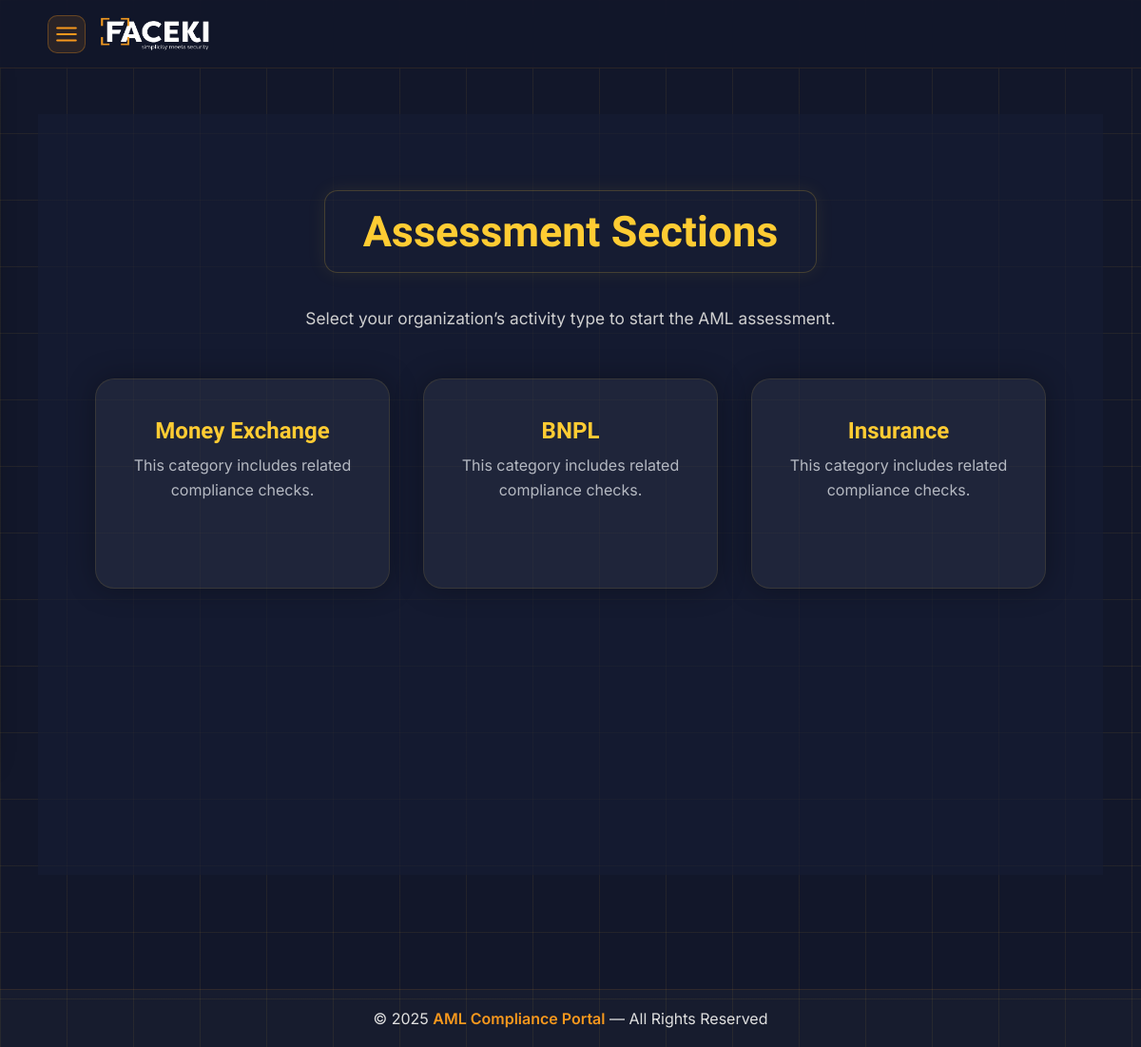
Page /assessment/sections/ (signed in) on the committed database.
### assessment/models.py (models this page shows, shortened)
class BusinessType(models.Model):
    name = models.CharField(max_length=100, unique=True)  # مثل: Money Exchange, Insurance, BNPL

### assessment/views.py (the view)
# urls.py: path('sections/', views.assessment_sections, name='assessment_sections'),
@login_required
def assessment_sections(request):
    business_types = BusinessType.objects.all()
    if request.method == "POST":
        return redirect('assessment_select_type')
    return render(request, 'assessment/assessment_sections.html', {'business_types': business_types})

### templates/assessment/assessment_sections.html (shortened to what this page needs)
{% extends 'base.html' %}
{% block content %}
<div class="assessment-container">
  <h1>Assessment Sections</h1>
  <p>Select your organization’s activity type to start the AML assessment.</p>
  <div class="sections-grid">
    {% for type in business_types %}
    <div class="section-card">
      <h2>{{ type.name }}</h2>
      <p>{{ type.description|default:"This category includes related compliance checks." }}</p>
    </div>
    {% endfor %}
  </div>
</div>
{% endblock %}

### templates/base.html (style rules this page uses)
* { box-sizing: border-box; margin: 0; padding: 0; }
body { font-family: "Inter", sans-serif; background: #12172a; color: #ffffff; min-height: 100vh; position: relative; overflow-x: hidden; }
body::before { content: ""; position: absolute; inset: 0; background-image: linear-gradient(rgba(247, 152, 29, 0.05) 1px, transparent 1px), linear-gradient(90deg, rgba(247, 152, 29, 0.05) 1px, transparent 1px); background-size: 70px 70px; z-index: 0; }

### templates/assessment/assessment_sections.html (style rules this page uses)
body { position: relative; }
body::before { content: ""; position: absolute; inset: 0; background-image: linear-gradient(rgba(255, 204, 51, 0.07) 1px, transparent 1px), linear-gradient(90deg, rgba(255, 204, 51, 0.07) 1px, transparent 1px); background-size: 70px 70px; z-index: 0; }
.assessment-container { display: flex; flex-direction: column; align-items: center; text-align: center; padding: 70px 20px 80px; min-height: 100vh; background: rgba(22, 29, 51, 0.65); color: #fff; position: relative; z-index: 1; }
.assessment-container h1 { font-size: 2.8rem; font-weight: 800; font-family: "Abhaya Libre", serif; color: #ffcc33; padding: 16px 40px; border: 1px solid rgba(255, 204, 51, 0.2); border-radius: 14px; box-shadow: 0 0 20px rgba(255, 204, 51, 0.08); background: rgba(255, 255, 255, 0.01); margin-bottom: 25px; margin-top: 10px; }
.assessment-container p { color: #d0d0d0; max-width: 850px; line-height: 1.5; margin-top: 10px; margin-bottom: 50px; font-size: 1.08rem; }
.sections-grid { display: grid; grid-template-columns: repeat(auto-fit, minmax(280px, 1fr)); gap: 35px; width: 100%; max-width: 1000px; }
.section-card { background: rgba(255, 255, 255, 0.05); border-radius: 20px; padding: 40px 25px; text-align: center; border: 1px solid rgba(255,204,51,0.1); transition: all 0.3s ease-in-out; box-shadow: 0 0 30px rgba(0,0,0,0.3); }
.section-card h2 { color: #ffcc33; font-size: 1.5rem; font-weight: 700; margin-bottom: 10px; font-family: "Abhaya Libre", serif; }
.section-card p { color: #b5b9c2; font-size: 1rem; line-height: 1.6; }

### rows in the picture
BusinessType: name "Money Exchange", description "This category includes related compliance checks."
BusinessType: name "BNPL", description "This category includes related compliance checks."
BusinessType: name "Insurance", description "This category includes related compliance checks."
